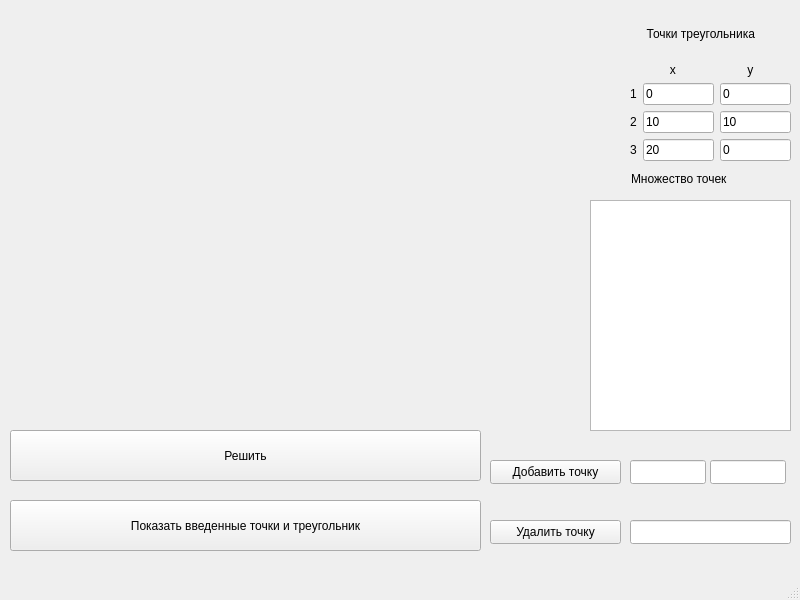
<?xml version="1.0" encoding="UTF-8"?>
<ui version="4.0">
 <class>MainWindow</class>
 <widget class="QMainWindow" name="MainWindow">
  <property name="geometry">
   <rect>
    <x>0</x>
    <y>0</y>
    <width>800</width>
    <height>600</height>
   </rect>
  </property>
  <property name="windowTitle">
   <string>MainWindow</string>
  </property>
  <widget class="QWidget" name="centralwidget">
   <widget class="QPushButton" name="solveButton">
    <property name="geometry">
     <rect>
      <x>10</x>
      <y>430</y>
      <width>471</width>
      <height>51</height>
     </rect>
    </property>
    <property name="text">
     <string>Решить</string>
    </property>
   </widget>
   <widget class="QLineEdit" name="dotY">
    <property name="geometry">
     <rect>
      <x>710</x>
      <y>460</y>
      <width>76</width>
      <height>24</height>
     </rect>
    </property>
    <property name="text">
     <string/>
    </property>
   </widget>
   <widget class="QLineEdit" name="dotX">
    <property name="geometry">
     <rect>
      <x>630</x>
      <y>460</y>
      <width>76</width>
      <height>24</height>
     </rect>
    </property>
    <property name="text">
     <string/>
    </property>
   </widget>
   <widget class="QLabel" name="dotLabel">
    <property name="geometry">
     <rect>
      <x>631</x>
      <y>171</y>
      <width>112</width>
      <height>16</height>
     </rect>
    </property>
    <property name="text">
     <string>Множество точек</string>
    </property>
   </widget>
   <widget class="QLineEdit" name="dotNumber">
    <property name="geometry">
     <rect>
      <x>630</x>
      <y>520</y>
      <width>161</width>
      <height>24</height>
     </rect>
    </property>
    <property name="text">
     <string/>
    </property>
   </widget>
   <widget class="QPushButton" name="deleteButton">
    <property name="geometry">
     <rect>
      <x>490</x>
      <y>520</y>
      <width>131</width>
      <height>24</height>
     </rect>
    </property>
    <property name="text">
     <string>Удалить точку</string>
    </property>
   </widget>
   <widget class="QTableWidget" name="dotTable">
    <property name="geometry">
     <rect>
      <x>590</x>
      <y>200</y>
      <width>201</width>
      <height>231</height>
     </rect>
    </property>
   </widget>
   <widget class="QWidget" name="layoutWidget">
    <property name="geometry">
     <rect>
      <x>630</x>
      <y>10</y>
      <width>161</width>
      <height>151</height>
     </rect>
    </property>
    <layout class="QVBoxLayout" name="verticalLayout_3">
     <item>
      <widget class="QLabel" name="triLabel">
       <property name="text">
        <string>     Точки треугольника</string>
       </property>
      </widget>
     </item>
     <item>
      <layout class="QVBoxLayout" name="verticalLayout_2">
       <item>
        <layout class="QHBoxLayout" name="horizontalLayout_4">
         <item>
          <widget class="QLabel" name="xTriLabel">
           <property name="text">
            <string>            x</string>
           </property>
          </widget>
         </item>
         <item>
          <widget class="QLabel" name="ytTriLabel">
           <property name="text">
            <string>          y</string>
           </property>
          </widget>
         </item>
        </layout>
       </item>
       <item>
        <layout class="QVBoxLayout" name="verticalLayout">
         <item>
          <layout class="QHBoxLayout" name="horizontalLayout">
           <item>
            <widget class="QLabel" name="fTriLabel">
             <property name="text">
              <string>1</string>
             </property>
            </widget>
           </item>
           <item>
            <widget class="QLineEdit" name="fTriX">
             <property name="text">
              <string>0</string>
             </property>
            </widget>
           </item>
           <item>
            <widget class="QLineEdit" name="fTriY">
             <property name="text">
              <string>0</string>
             </property>
            </widget>
           </item>
          </layout>
         </item>
         <item>
          <layout class="QHBoxLayout" name="horizontalLayout_2">
           <item>
            <widget class="QLabel" name="sTriLabel">
             <property name="text">
              <string>2</string>
             </property>
            </widget>
           </item>
           <item>
            <widget class="QLineEdit" name="sTriX">
             <property name="text">
              <string>10</string>
             </property>
            </widget>
           </item>
           <item>
            <widget class="QLineEdit" name="sTriY">
             <property name="text">
              <string>10</string>
             </property>
            </widget>
           </item>
          </layout>
         </item>
         <item>
          <layout class="QHBoxLayout" name="horizontalLayout_3">
           <item>
            <widget class="QLabel" name="tTriLabel">
             <property name="text">
              <string>3</string>
             </property>
            </widget>
           </item>
           <item>
            <widget class="QLineEdit" name="tTriX">
             <property name="text">
              <string>20</string>
             </property>
            </widget>
           </item>
           <item>
            <widget class="QLineEdit" name="tTriY">
             <property name="text">
              <string>0</string>
             </property>
            </widget>
           </item>
          </layout>
         </item>
        </layout>
       </item>
      </layout>
     </item>
    </layout>
   </widget>
   <widget class="QPushButton" name="addButton">
    <property name="geometry">
     <rect>
      <x>490</x>
      <y>460</y>
      <width>131</width>
      <height>24</height>
     </rect>
    </property>
    <property name="text">
     <string>Добавить точку</string>
    </property>
   </widget>
   <widget class="MyDrawWidget" name="drawWidget" native="true">
    <property name="geometry">
     <rect>
      <x>10</x>
      <y>10</y>
      <width>561</width>
      <height>411</height>
     </rect>
    </property>
   </widget>
   <widget class="QPushButton" name="showButton">
    <property name="geometry">
     <rect>
      <x>10</x>
      <y>500</y>
      <width>471</width>
      <height>51</height>
     </rect>
    </property>
    <property name="text">
     <string>Показать введенные точки и треугольник</string>
    </property>
   </widget>
  </widget>
  <widget class="QMenuBar" name="menubar">
   <property name="geometry">
    <rect>
     <x>0</x>
     <y>0</y>
     <width>800</width>
     <height>22</height>
    </rect>
   </property>
  </widget>
  <widget class="QStatusBar" name="statusbar"/>
 </widget>
 <customwidgets>
  <customwidget>
   <class>MyDrawWidget</class>
   <extends>QWidget</extends>
   <header>mydrawwidget.h</header>
   <container>1</container>
  </customwidget>
 </customwidgets>
 <resources/>
 <connections/>
</ui>
